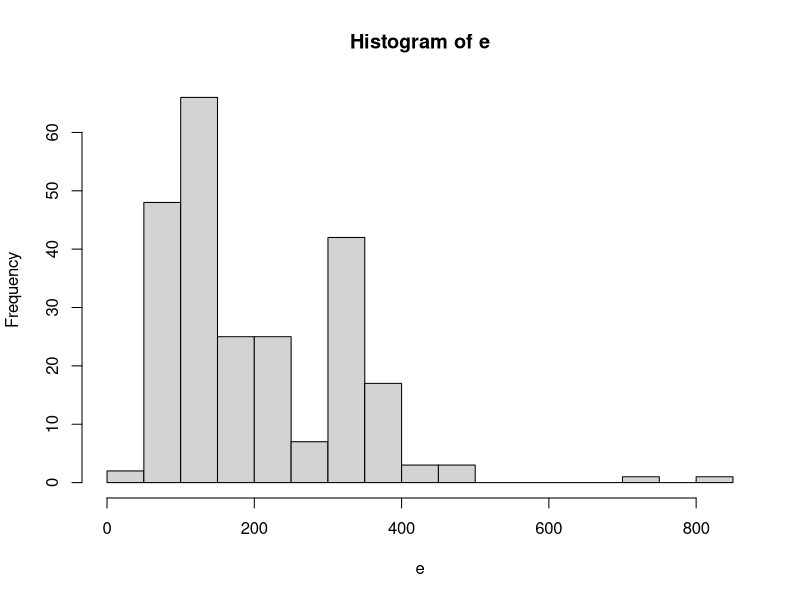
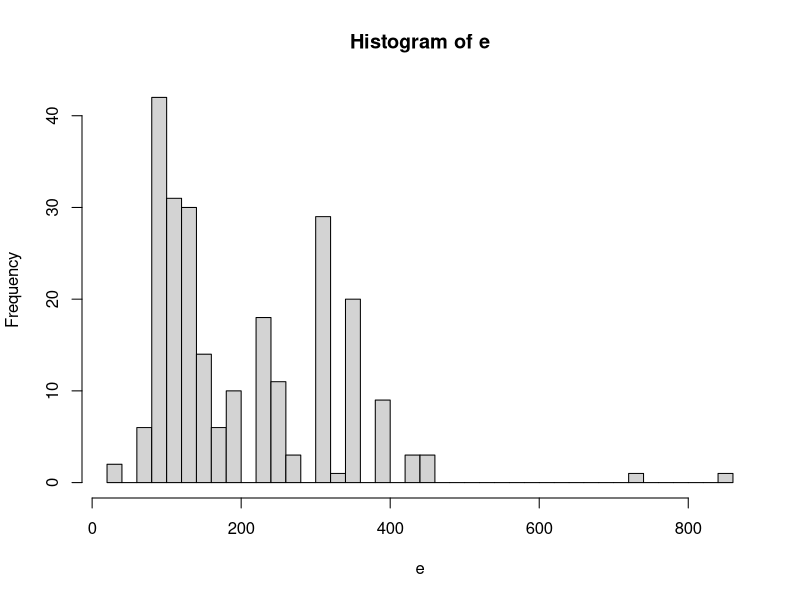
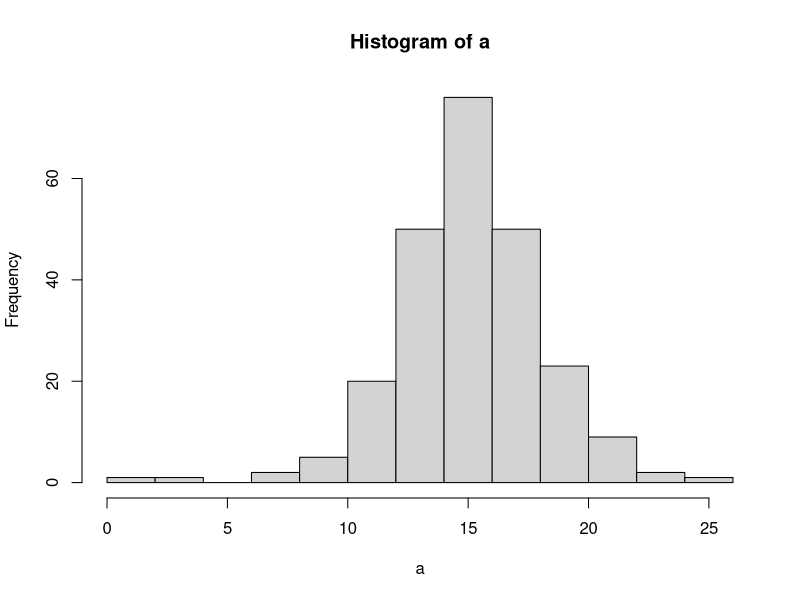
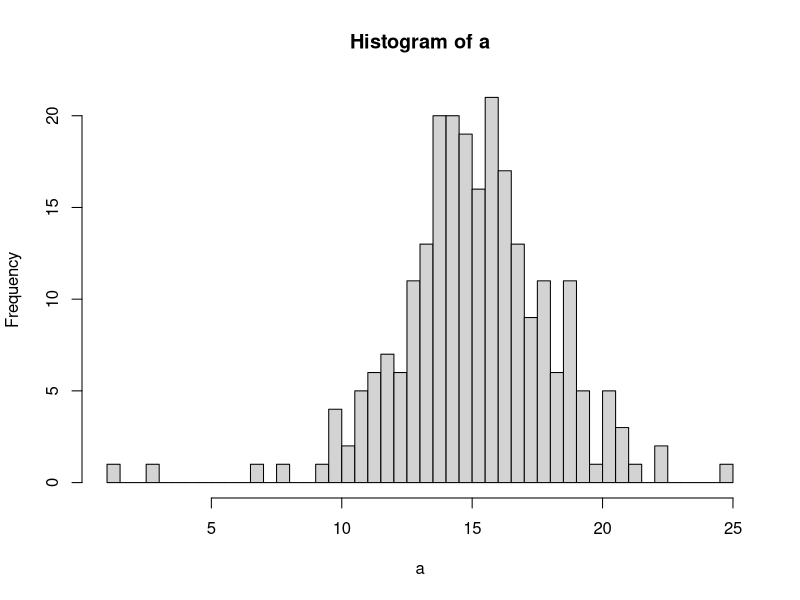
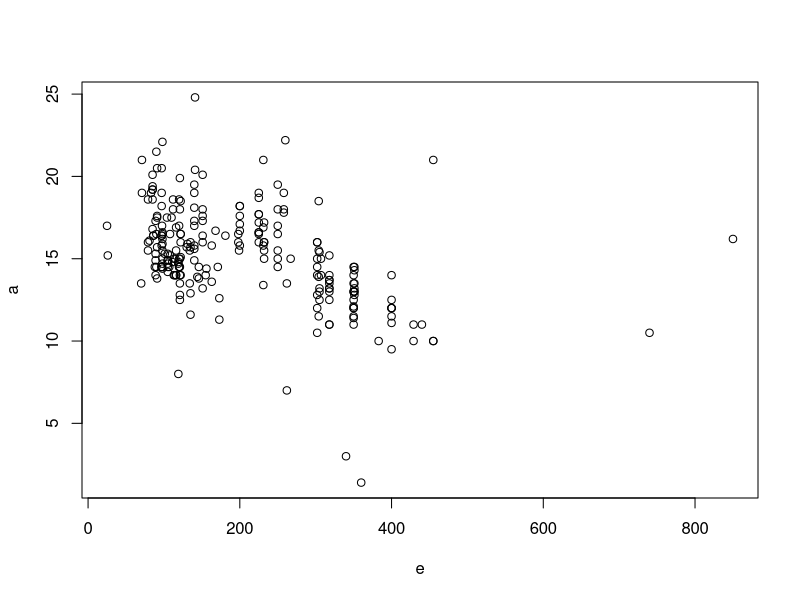
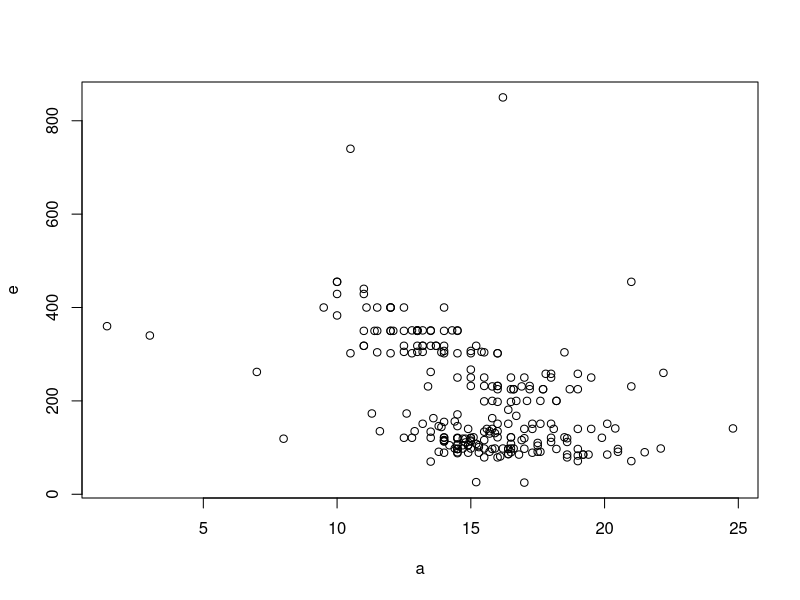
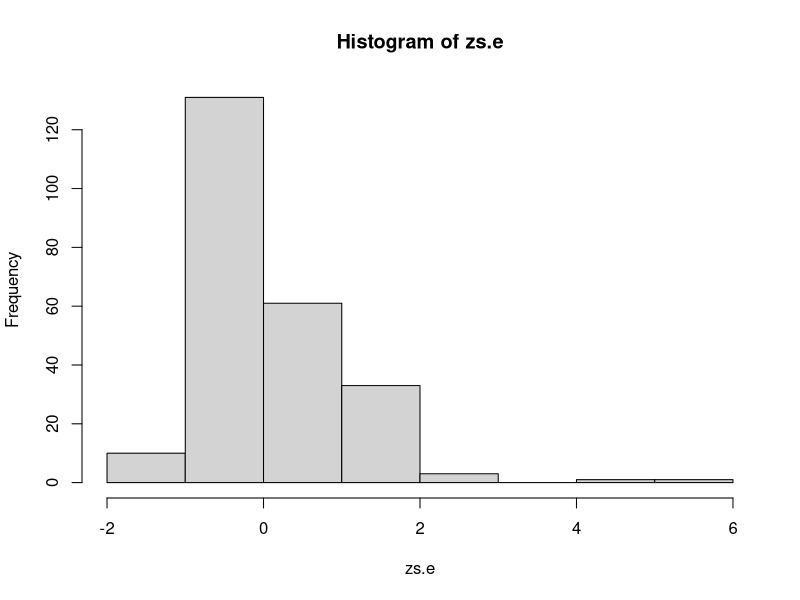
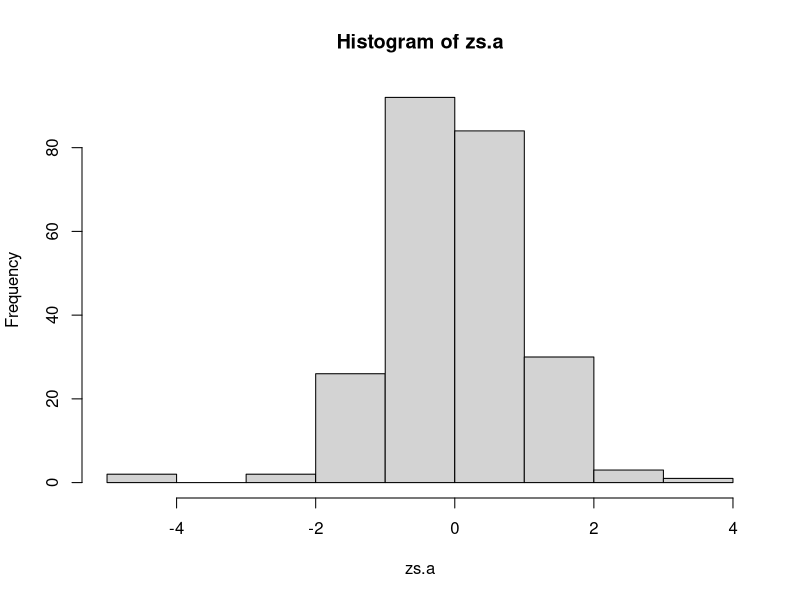

R code for these plots, in order:
d <- read.csv(file="cars 1.csv", header=TRUE, sep=",")
d

#change the names
e <- d$engine.displacement
a <- d$acceleration

#1. Identifying possible outliers

#draw histograms
hist(e, breaks=15)
hist(e, breaks=50)
hist(a, breaks=15)
hist(a, breaks=50)

#draw a scatter plots
plot(e,a)
plot(a,e)


#2. Verifying possible outliers

#Z-score standardization  
zs.e <- (e-mean(e))/sd(e)
zs.e
#histogram after standardization
hist(zs.e)
#determine points whose values after standardization are less than -3 or greater than 3
zs.e.outliers <- e[(zs.e < (-3)) | (zs.e > 3)]
zs.e.outliers

zs.a <- (a-mean(a))/sd(a)
zs.a
#histogram after standardization
hist(zs.a)
#determine points whose values after standardization are less than -3 or greater than 3
zs.a.outliers <- a[(zs.a < (-3)) | (zs.a > 3)]
zs.a.outliers


#caclulate quartiles and outliers using the IQR method
iqr.e.outliers <- e[(e < quantile(e,0.25) - 1.5*IQR(e)) | (e > quantile(e,0.75) + 1.5*IQR(e))]
iqr.e.outliers

iqr.a.outliers <- a[(a < quantile(a,0.25) - 1.5*IQR(a)) | (a > quantile(a,0.75) + 1.5*IQR(a))]
iqr.a.outliers

#4. Checking mean and median after removing outliers

mean( e )
median( e )
mean( a )
median( a )

e_without_outliers = e[-which(e %in% c('740','850') )]
a_without_outliers = a[-which(a %in% c('3','1.4','24.8','7','8') )]
mean( e_without_outliers )
median( e_without_outliers )
mean( a_without_outliers )
median( a_without_outliers )
